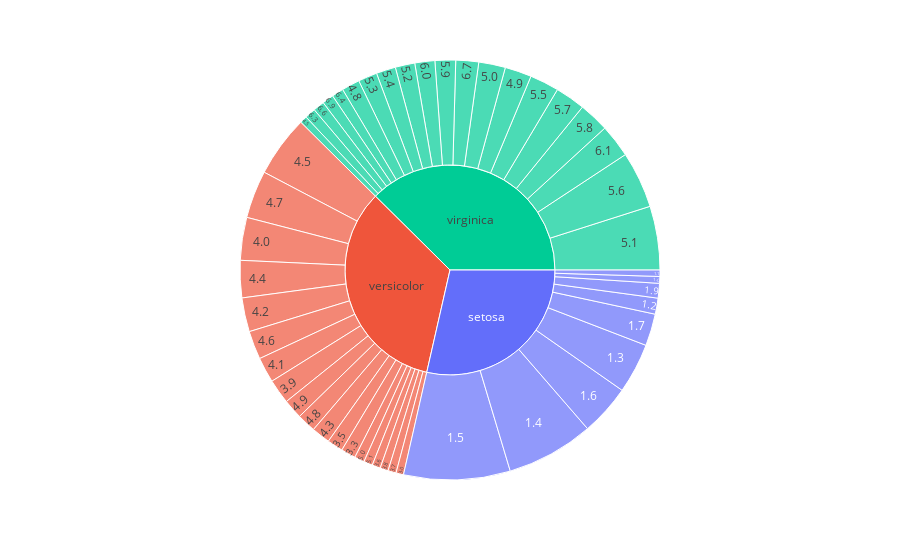

The notebook cell saved with this chart:
### Code cell
fig=px.sunburst(df, path=['species', 'petal_length'],
                values='sepal_length', color='species')
fig.show()

### Figure 1 — Plotly figure (JSON) as saved in the notebook; plotly's stock layout.template omitted (floating-point values rounded to 4 significant figures)
{"data": [{"branchvalues": "total", "customdata": [["setosa"], ["setosa"], ["setosa"], ["setosa"], ["setosa"], ["setosa"], ["setosa"], ["setosa"], ["setosa"], ["setosa"], ["versicolor"], ["versicolor"], ["versicolor"], ["versicolor"], ["versicolor"], ["versicolor"], ["versicolor"], ["versicolor"], ["versicolor"], ["versicolor"], ["versicolor"], ["versicolor"], ["versicolor"], ["versicolor"], ["versicolor"], ["versicolor"], ["versicolor"], ["versicolor"], ["versicolor"], ["versicolor"], ["virginica"], ["virginica"], ["virginica"], ["virginica"], ["virginica"], ["virginica"], ["virginica"], ["virginica"], ["virginica"], ["virginica"], ["virginica"], ["virginica"], ["virginica"], ["virginica"], ["virginica"], ["virginica"], ["virginica"], ["virginica"], ["virginica"], ["virginica"], ["virginica"]], "domain": {"x": [0, 1], "y": [0, 1]}, "hovertemplate": "labels=%{label}<br>sepal_length=%{value}<br>parent=%{parent}<br>id=%{id}<br>species=%{customdata[0]}<extra></extra>", "ids": ["setosa/1.4", "setosa/1.9", "setosa/1.0", "setosa/1.2", "setosa/1.1", "setosa", "setosa/1.7", "setosa/1.5", "setosa/1.3", "setosa/1.6", "versicolor/4.1", "versicolor/3.0", "versicolor/5.1", "versicolor", "versicolor/3.8", "versicolor/5.0", "versicolor/4.3", "versicolor/4.8", "versicolor/4.4", "versicolor/3.7", "versicolor/4.2", "versicolor/3.5", "versicolor/3.9", "versicolor/3.3", "versicolor/4.6", "versicolor/4.0", "versicolor/4.9", "versicolor/4.5", "versicolor/4.7", "versicolor/3.6", "virginica/6.9", "virginica/5.7", "virginica/4.9", "virginica/5.2", "virginica/6.4", "virginica/5.4", "virginica/6.7", "virginica/4.8", "virginica/5.0", "virginica/6.3", "virginica/5.3", "virginica/6.1", "virginica/4.5", "virginica/6.6", "virginica/5.8", "virginica/5.6", "virginica/5.9", "virginica/5.1", "virginica/6.0", "virginica/5.5", "virginica"], "labels": ["1.4", "1.9", "1.0", "1.2", "1.1", "setosa", "1.7", "1.5", "1.3", "1.6", "4.1", "3.0", "5.1", "versicolor", "3.8", "5.0", "4.3", "4.8", "4.4", "3.7", "4.2", "3.5", "3.9", "3.3", "4.6", "4.0", "4.9", "4.5", "4.7", "3.6", "6.9", "5.7", "4.9", "5.2", "6.4", "5.4", "6.7", "4.8", "5.0", "6.3", "5.3", "6.1", "4.5", "6.6", "5.8", "5.6", "5.9", "5.1", "6.0", "5.5", "virginica"], "marker": {"colors": ["#636efa", "#636efa", "#636efa", "#636efa", "#636efa", "#636efa", "#636efa", "#636efa", "#636efa", "#636efa", "#EF553B", "#EF553B", "#EF553B", "#EF553B", "#EF553B", "#EF553B", "#EF553B", "#EF553B", "#EF553B", "#EF553B", "#EF553B", "#EF553B", "#EF553B", "#EF553B", "#EF553B", "#EF553B", "#EF553B", "#EF553B", "#EF553B", "#EF553B", "#00cc96", "#00cc96", "#00cc96", "#00cc96", "#00cc96", "#00cc96", "#00cc96", "#00cc96", "#00cc96", "#00cc96", "#00cc96", "#00cc96", "#00cc96", "#00cc96", "#00cc96", "#00cc96", "#00cc96", "#00cc96", "#00cc96", "#00cc96", "#00cc96"]}, "name": "", "parents": ["setosa", "setosa", "setosa", "setosa", "setosa", "", "setosa", "setosa", "setosa", "setosa", "versicolor", "versicolor", "versicolor", "", "versicolor", "versicolor", "versicolor", "versicolor", "versicolor", "versicolor", "versicolor", "versicolor", "versicolor", "versicolor", "versicolor", "versicolor", "versicolor", "versicolor", "versicolor", "versicolor", "virginica", "virginica", "virginica", "virginica", "virginica", "virginica", "virginica", "virginica", "virginica", "virginica", "virginica", "virginica", "virginica", "virginica", "virginica", "virginica", "virginica", "virginica", "virginica", "virginica", ""], "type": "sunburst", "values": [59.0, 9.9, 4.6, 10.8, 4.3, 250.3, 21.6, 71.8, 33.9, 34.4, 17.1, 5.1, 6.0, 296.8, 5.5, 6.7, 12.6, 12.7, 25.1, 5.5, 22.9, 10.7, 16.6, 9.9, 19.2, 28.9, 13.2, 41.3, 32.2, 5.6, 7.7, 20.3, 18.0, 13.2, 7.9, 13.1, 15.4, 12.2, 18.0, 7.3, 12.8, 22.3, 4.9, 7.6, 20.4, 38.2, 13.9, 43.0, 13.5, 19.7, 329.4]}], "layout": {"legend": {"tracegroupgap": 0}, "margin": {"t": 60}}}
